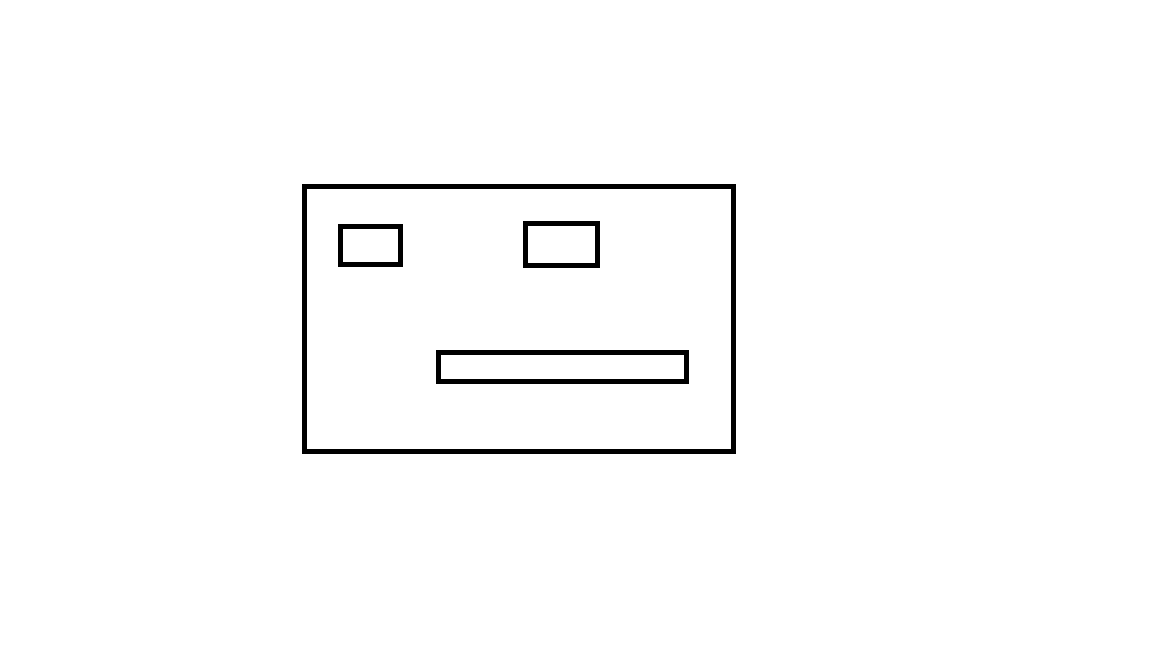
#> input picture resources/image/7.png, 1152 x 648 px
$ python '6.1.1 检测角点特征.py'
#> lines starting #> are read from the running program, lines starting #| are printed output that depends on the picture; after the words box and inside, x2 and y2 are one past the last pixel; in counts of white or black regions, pixels touching at a corner belong together
import cv2
import numpy as np

img = cv2.imread("../../../../resources/image/7.png")
#> img is the input picture: shape (648, 1152, 3); 98.4% white; 4 black regions, box (x1, y1, x2, y2) and area: (302, 184, 736, 454) 6940, (436, 350, 689, 384) 2770, (523, 221, 600, 268) 1140, (338, 224, 403, 267) 980
gray = cv2.cvtColor(img, cv2.COLOR_BGR2GRAY)
gray = np.float32(gray)

"""

第三个参数为Sobel算子的中控（aperture），定义了角点检测的铭感度，其取值介于3-31之间的奇数。

"""
dst = cv2.cornerHarris(gray, 2, 23, 0.04)
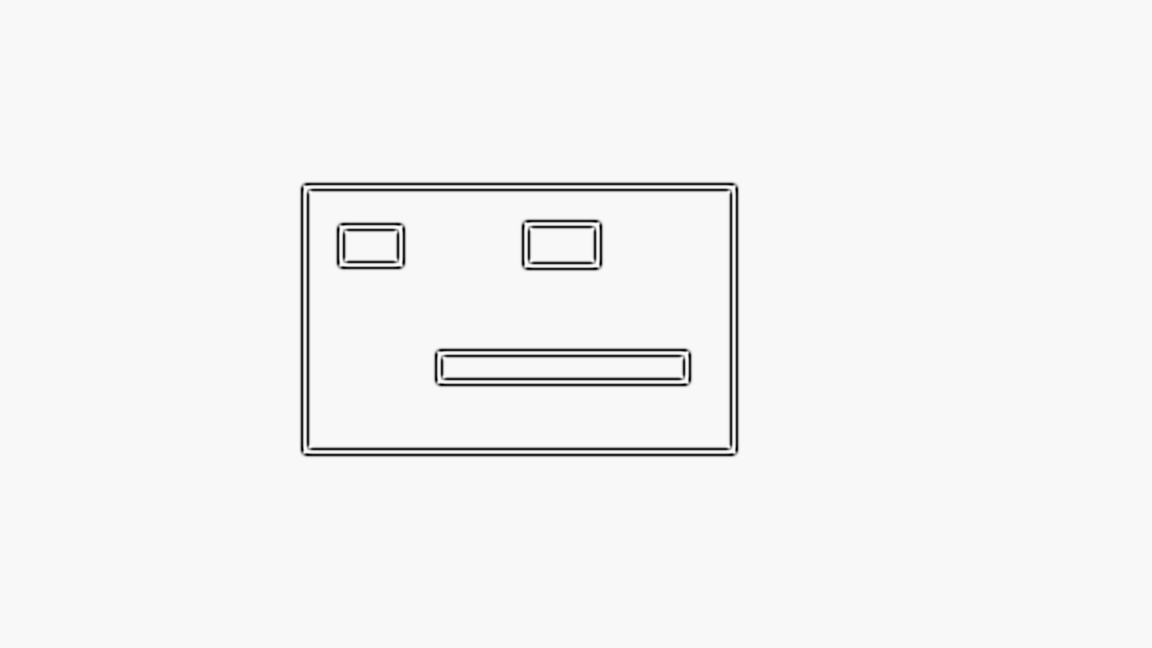
#> dst: shape (648, 1152) float32; min -1.93e+30, max 5.33e+28, mean -2.9e+28; drawn with min black and max white
print(dst[0])
#> (printed output is left out)
img[dst > 0.01 * dst.max()] = [0, 255, 0]
#> img: shape (648, 1152, 3); 0.03% of pixels changed, all inside (x1, y1, x2, y2) = (305, 187, 734, 452)

cv2.imshow("corners", img)
cv2.waitKey(0)

$ run again, with resources/image/2.png copied over resources/image/7.png
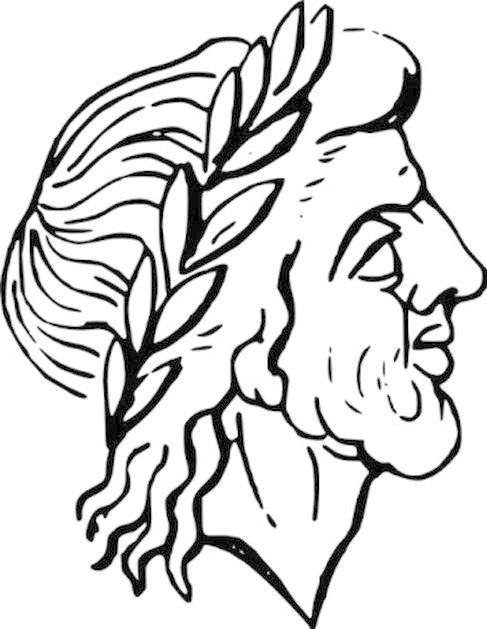
#> input picture resources/image/2.png, 487 x 629 px
#> img is the input picture: shape (629, 487, 3); min 0, max 255, mean 215
#> `dst = cv2.cornerHarris(gray, 2, 23, 0.04)`:
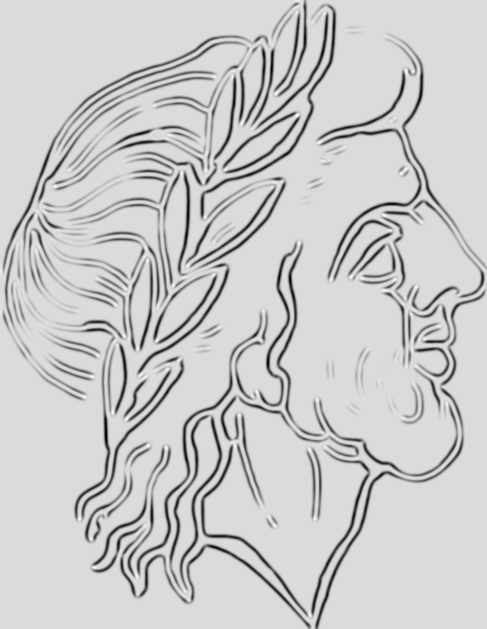
#> dst: shape (629, 487) float32; min -1.73e+30, max 2.77e+29, mean -1.33e+29; drawn with min black and max white
#| [-6.39999986e-01 -6.39999986e-01 -6.39999986e-01 -6.39999986e-01
#|  -6.39999986e-01 -6.39999986e-01 -6.39999986e-01 -6.39999986e-01
#|  -6.39999986e-01 -6.39999986e-01 -6.39999986e-01 -6.39999986e-01
#|  -6.39999986e-01 -6.39999986e-01 -6.39999986e-01 -6.39999986e-01
#|  -6.39999986e-01 -6.39999986e-01 -6.39999986e-01 -6.39999986e-01
#|  -6.39999986e-01 -6.39999986e-01 -6.39999986e-01 -6.39999986e-01
#> (further printed lines are left out)
#> `img[dst > 0.01 * dst.max()] = [0, 255, 0]`:
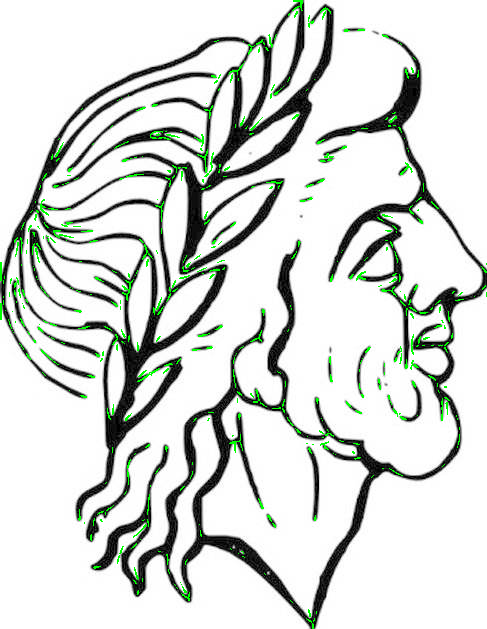
#> img: shape (629, 487, 3); 1.69% of pixels changed, all inside (x1, y1, x2, y2) = (0, 0, 487, 629)

$ run again, with resources/image/3.png copied over resources/image/7.png
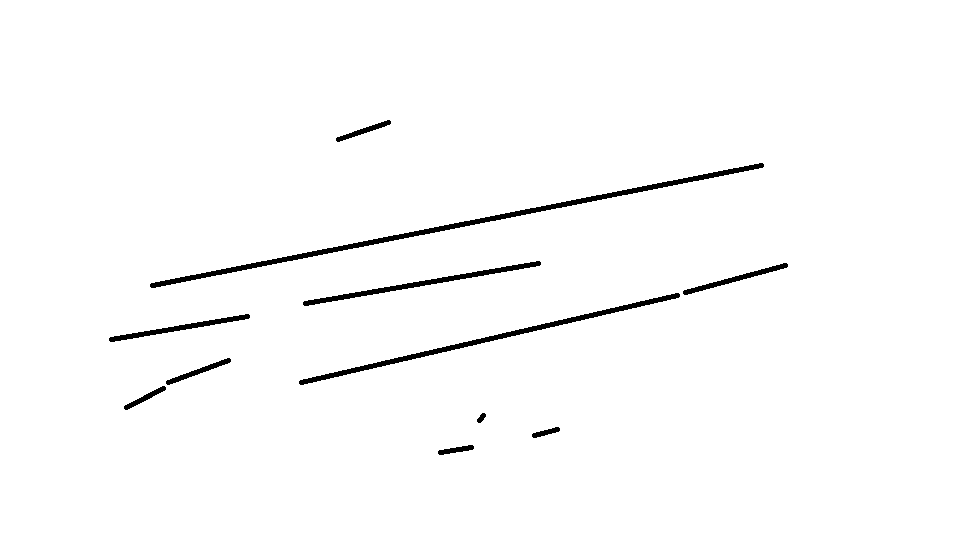
#> input picture resources/image/3.png, 960 x 540 px
#> img is the input picture: shape (540, 960, 3); 98.3% white; 11 black regions, largest, box (x1, y1, x2, y2) and area: (150, 163, 764, 288) 3141, (299, 293, 680, 385) 1952, (303, 261, 541, 306) 1203
#> `dst = cv2.cornerHarris(gray, 2, 23, 0.04)`:
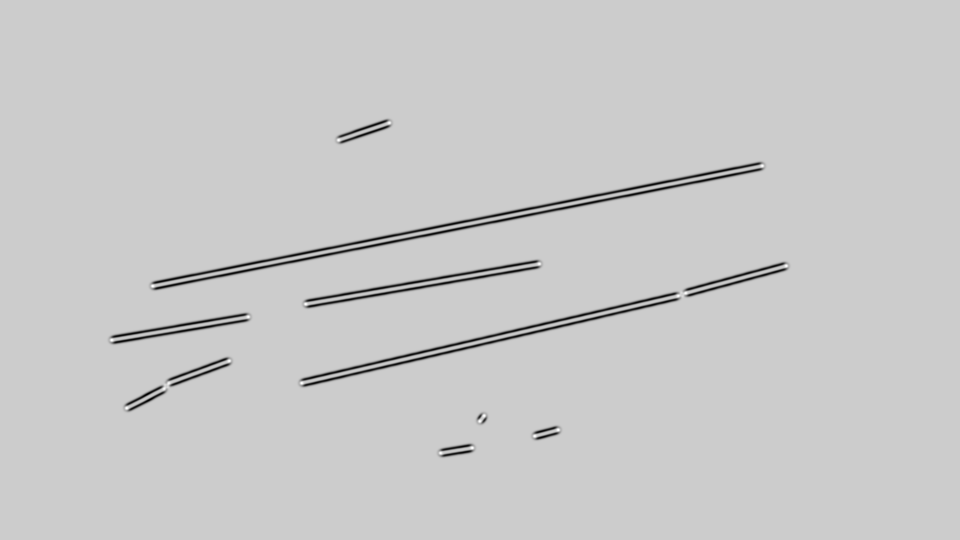
#> dst: shape (540, 960) float32; min -1.89e+30, max 4.68e+29, mean -2.97e+28; drawn with min black and max white
#| [-0.64 -0.64 -0.64 -0.64 -0.64 -0.64 -0.64 -0.64 -0.64 -0.64 -0.64 -0.64
#|  -0.64 -0.64 -0.64 -0.64 -0.64 -0.64 -0.64 -0.64 -0.64 -0.64 -0.64 -0.64
#|  -0.64 -0.64 -0.64 -0.64 -0.64 -0.64 -0.64 -0.64 -0.64 -0.64 -0.64 -0.64
#|  -0.64 -0.64 -0.64 -0.64 -0.64 -0.64 -0.64 -0.64 -0.64 -0.64 -0.64 -0.64
#|  -0.64 -0.64 -0.64 -0.64 -0.64 -0.64 -0.64 -0.64 -0.64 -0.64 -0.64 -0.64
#|  -0.64 -0.64 -0.64 -0.64 -0.64 -0.64 -0.64 -0.64 -0.64 -0.64 -0.64 -0.64
#> (further printed lines are left out)
#> `img[dst > 0.01 * dst.max()] = [0, 255, 0]`:
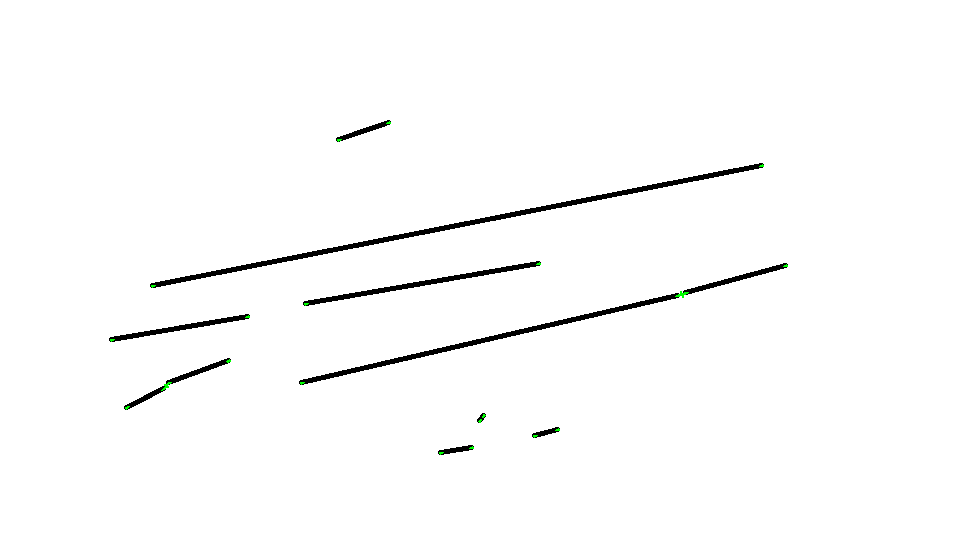
#> img: shape (540, 960, 3); 0.05% of pixels changed, all inside (x1, y1, x2, y2) = (110, 121, 788, 455)

$ run again, with resources/image/5.png copied over resources/image/7.png
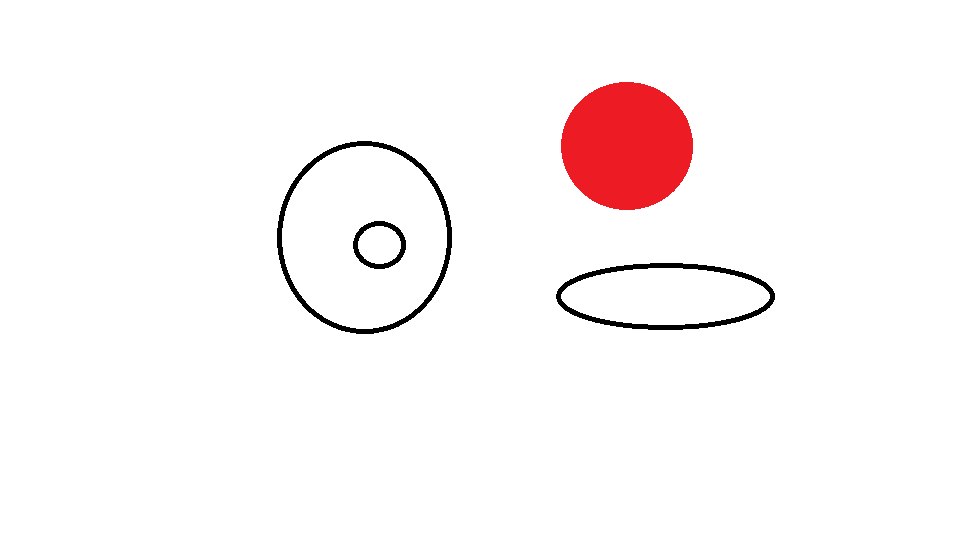
#> input picture resources/image/5.png, 960 x 540 px
#> img is the input picture: shape (540, 960, 3); mean B, G, R 246.5, 246.3, 251.7
#> `gray = cv2.cvtColor(img, cv2.COLOR_BGR2GRAY)`:
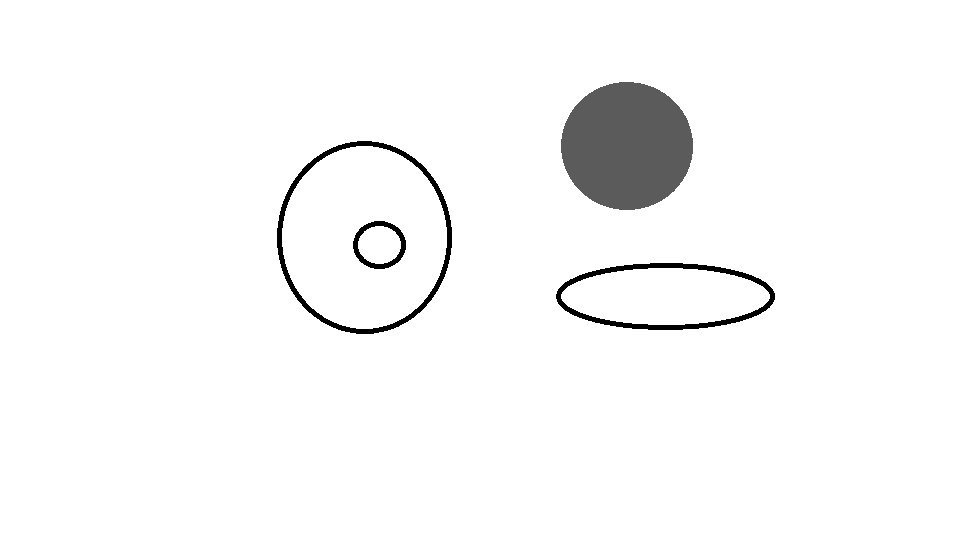
#> gray: shape (540, 960); min 0, max 255, mean 247.9
#> `dst = cv2.cornerHarris(gray, 2, 23, 0.04)`:
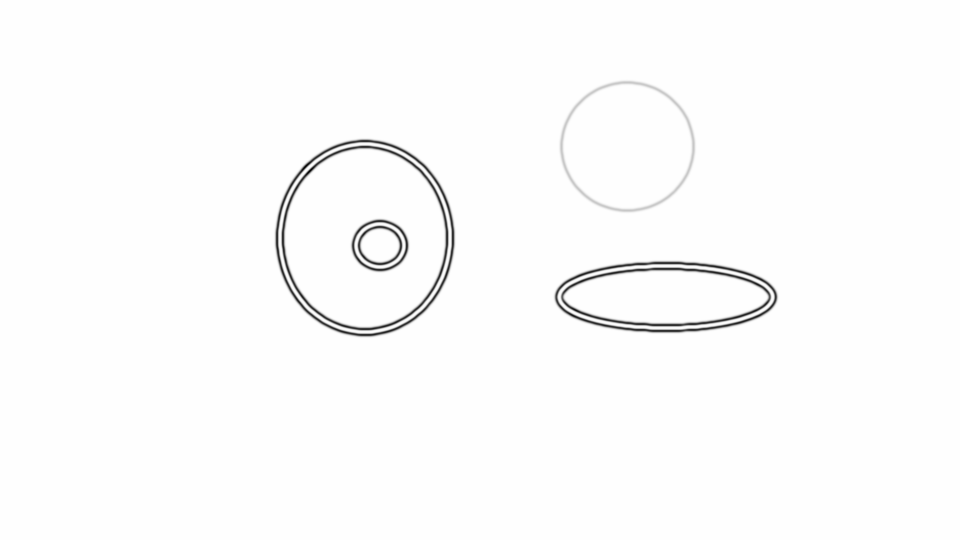
#> dst: shape (540, 960) float32; min -2.07e+30, max 2.62e+27, mean -2.14e+28; drawn with min black and max white
#| [-0.64 -0.64 -0.64 -0.64 -0.64 -0.64 -0.64 -0.64 -0.64 -0.64 -0.64 -0.64
#|  -0.64 -0.64 -0.64 -0.64 -0.64 -0.64 -0.64 -0.64 -0.64 -0.64 -0.64 -0.64
#|  -0.64 -0.64 -0.64 -0.64 -0.64 -0.64 -0.64 -0.64 -0.64 -0.64 -0.64 -0.64
#|  -0.64 -0.64 -0.64 -0.64 -0.64 -0.64 -0.64 -0.64 -0.64 -0.64 -0.64 -0.64
#|  -0.64 -0.64 -0.64 -0.64 -0.64 -0.64 -0.64 -0.64 -0.64 -0.64 -0.64 -0.64
#|  -0.64 -0.64 -0.64 -0.64 -0.64 -0.64 -0.64 -0.64 -0.64 -0.64 -0.64 -0.64
#> (further printed lines are left out)
#> img: shape (540, 960, 3); under 0.01% of pixels changed, all inside (x1, y1, x2, y2) = (304, 165, 312, 173)
